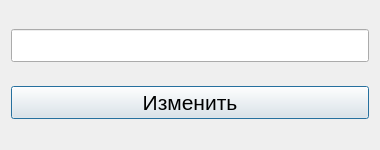
<?xml version="1.0" encoding="UTF-8"?>
<ui version="4.0">
 <class>Dialog</class>
 <widget class="QDialog" name="Dialog">
  <property name="geometry">
   <rect>
    <x>0</x>
    <y>0</y>
    <width>380</width>
    <height>150</height>
   </rect>
  </property>
  <property name="windowTitle">
   <string>Dialog</string>
  </property>
  <layout class="QGridLayout" name="gridLayout">
   <item row="0" column="0">
    <widget class="QLineEdit" name="lineEdit">
     <property name="font">
      <font>
       <pointsize>16</pointsize>
      </font>
     </property>
    </widget>
   </item>
   <item row="1" column="0">
    <widget class="QPushButton" name="pushButton">
     <property name="font">
      <font>
       <pointsize>16</pointsize>
      </font>
     </property>
     <property name="text">
      <string>Изменить</string>
     </property>
    </widget>
   </item>
  </layout>
 </widget>
 <resources/>
 <connections/>
</ui>
